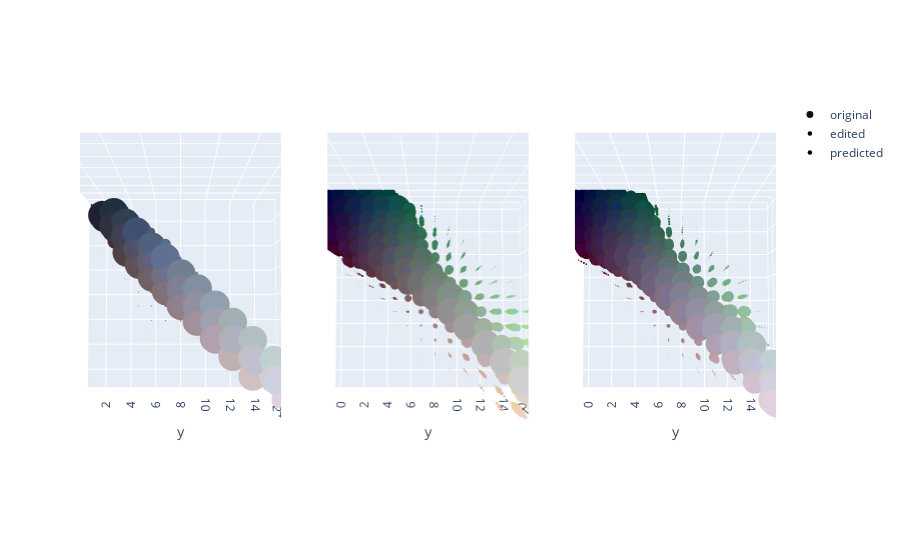

Notebook code for this chart:
### Code cell
from editor.visualisation import display_images
from editor.histogram_transfer import pdf_transfer_3d
from PIL import Image


output = pdf_transfer_3d(
    source=np.array(edited_image),
    target_flattened=rgb_vectors.transpose(),
    relaxation=0.5,
    bin_count=5000,
    iterations=20,
    smoothness=1,
    should_regrain=True,
)

display_images(
    {
        "Input": original_image,
        "Reference": edited_image,
        "Output": Image.fromarray(output),
    }
)
plot_histograms_in_3d(
    {
        "original": compute_histogram(
            original_image, bins=hyperparameters["bin_count"], normalize=True
        ),
        "edited": compute_histogram(
            edited_image, bins=hyperparameters["bin_count"], normalize=True
        ),
        "predicted": compute_histogram(
            Image.fromarray(output), bins=hyperparameters["bin_count"], normalize=True
        ),
    },
)

### Figure 1 — Plotly figure (JSON) as saved in the notebook; plotly's stock layout.template omitted (floating-point values rounded to 4 significant figures; data arrays with more than 128 entries replaced by an {"elided": "..."} marker saying what was removed)
{"data": [{"marker": {"color": {"elided": "252 str values"}, "line": {"width": 0}, "opacity": 1, "size": {"elided": "252 float values"}}, "mode": "markers", "name": "original", "scene": "scene", "type": "scatter3d", "x": {"elided": "252 int values"}, "y": {"elided": "252 int values"}, "z": {"elided": "252 int values"}}, {"marker": {"color": {"elided": "1251 str values"}, "line": {"width": 0}, "opacity": 1, "size": {"elided": "1251 float values"}}, "mode": "markers", "name": "edited", "scene": "scene2", "type": "scatter3d", "x": {"elided": "1251 int values"}, "y": {"elided": "1251 int values"}, "z": {"elided": "1251 int values"}}, {"marker": {"color": {"elided": "1243 str values"}, "line": {"width": 0}, "opacity": 1, "size": {"elided": "1243 float values"}}, "mode": "markers", "name": "predicted", "scene": "scene3", "type": "scatter3d", "x": {"elided": "1243 int values"}, "y": {"elided": "1243 int values"}, "z": {"elided": "1243 int values"}}], "layout": {"scene": {"camera": {"eye": {"x": 0.1, "y": 0, "z": 2}}, "domain": {"x": [0, 0.2889], "y": [0, 1]}}, "scene2": {"camera": {"eye": {"x": 0.1, "y": 0, "z": 2}}, "domain": {"x": [0.3556, 0.6444], "y": [0, 1]}}, "scene3": {"camera": {"eye": {"x": 0.1, "y": 0, "z": 2}}, "domain": {"x": [0.7111, 1], "y": [0, 1]}}}}
